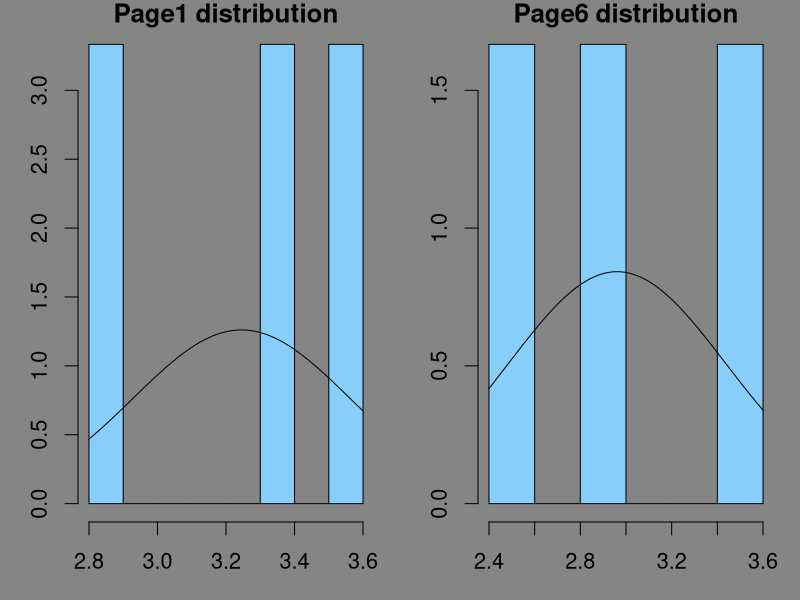
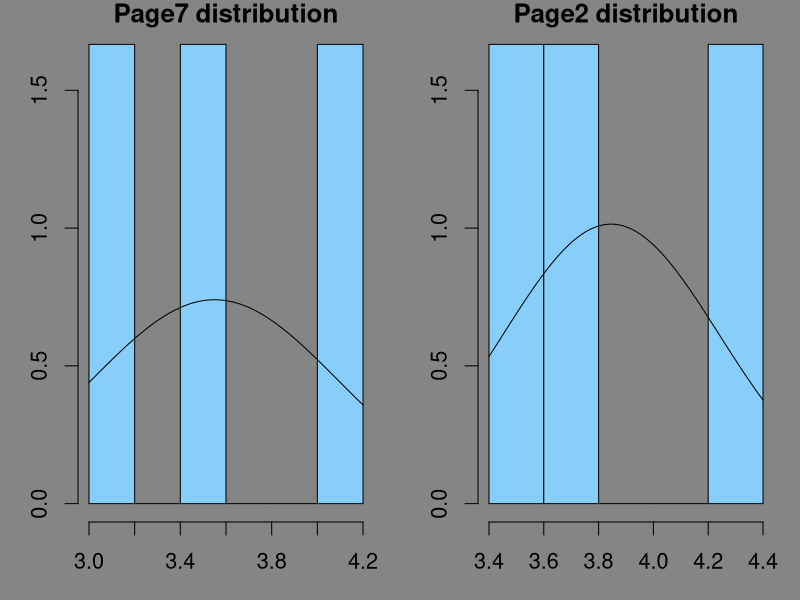
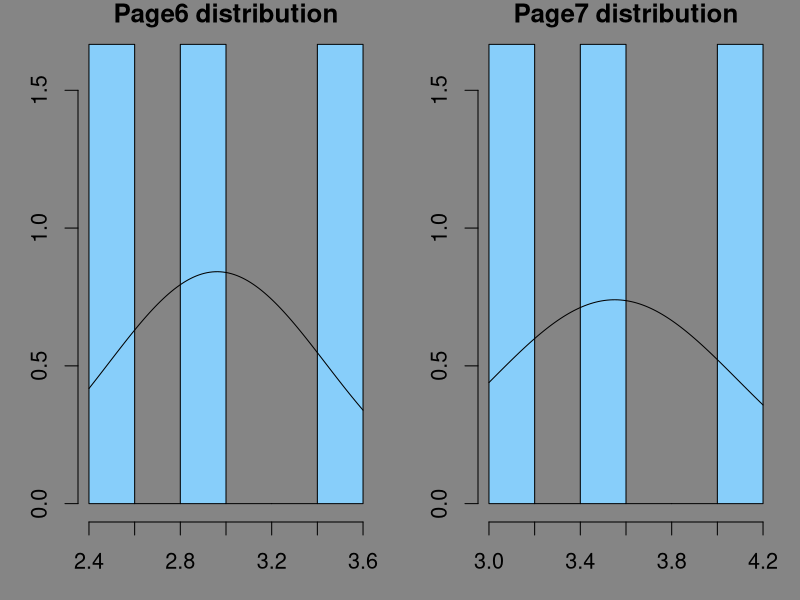

Generate these figures, in order, with R:


set.seed(100)
A <- data.frame(X1=rnorm(2,3.4),X2=rnorm(2,3.4),X3=rnorm(2,3.4))
B <- data.frame(Y1=rnorm(2,3.4),Y2=rnorm(2,3.4),Y3=rnorm(2,3.4))
A$pages <- paste("Page",1:2,sep="")
A <- data.frame(Pages=A[,4],A[,1:3])
B$pages <- paste("Page",6:7,sep="")
B <- data.frame(Pages=B[,4],B[,1:3])


par(mfrow=c(1,2),bg="grey52",cex=1.3,mar=c(3,3,1,1),ask=T)
#par(ask=T)
for(i in c(1:nrow(A))){
  new_char<- paste0(gsub("_"," ",as.character(A[,1]))," distribution")
  new_char<-sapply(new_char,function(x){gsub(pattern = "^.",replacement = toupper(substr(x = x,1,1)),x = x)})  
  hist(as.numeric(A[i,-1]),prob=T,xlab=A[i,1],main=new_char[i],breaks=5,col="lightskyblue")
  curve(dnorm(x,mean=mean(as.numeric(A[i,-1])),sd=sd(as.numeric(A[i,-1]))),add=TRUE)  
  for(j in c(1:nrow(B))){
    new_char<- paste0(gsub("_"," ",as.character(B[,1]))," distribution")
    new_char<-sapply(new_char,function(x){gsub(pattern = "^.",replacement = toupper(substr(x = x,1,1)),x = x)})  
    hist(as.numeric(B[j,-1]),prob=T,xlab=B[j,1],main=new_char[j],breaks=5,col="lightskyblue")
    curve(dnorm(x,mean=mean(as.numeric(B[j,-1])),sd=sd(as.numeric(B[j,-1]))),add=TRUE)  
  }
}

dev.off()
